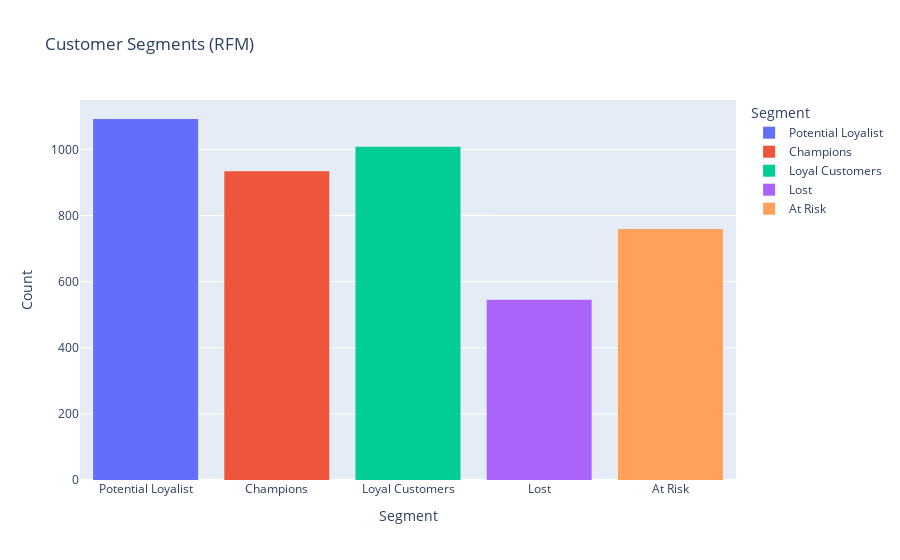

Notebook cell for this chart:
### Code cell
fig = px.histogram(rfm, x='Segment', color='Segment', title='Customer Segments (RFM)')
fig.update_layout(xaxis_title='Segment', yaxis_title='Count')
fig.show()

### Figure 1 — Plotly figure (JSON) as saved in the notebook; plotly's stock layout.template omitted (floating-point values rounded to 4 significant figures; data arrays with more than 128 entries replaced by an {"elided": "..."} marker saying what was removed)
{"data": [{"bingroup": "x", "hovertemplate": "Segment=%{x}<br>count=%{y}<extra></extra>", "legendgroup": "Potential Loyalist", "marker": {"color": "#636efa", "pattern": {"shape": ""}}, "name": "Potential Loyalist", "orientation": "v", "showlegend": true, "type": "histogram", "x": {"elided": "1092 str values"}, "xaxis": "x", "yaxis": "y"}, {"bingroup": "x", "hovertemplate": "Segment=%{x}<br>count=%{y}<extra></extra>", "legendgroup": "Champions", "marker": {"color": "#EF553B", "pattern": {"shape": ""}}, "name": "Champions", "orientation": "v", "showlegend": true, "type": "histogram", "x": {"elided": "934 str values"}, "xaxis": "x", "yaxis": "y"}, {"bingroup": "x", "hovertemplate": "Segment=%{x}<br>count=%{y}<extra></extra>", "legendgroup": "Loyal Customers", "marker": {"color": "#00cc96", "pattern": {"shape": ""}}, "name": "Loyal Customers", "orientation": "v", "showlegend": true, "type": "histogram", "x": {"elided": "1008 str values"}, "xaxis": "x", "yaxis": "y"}, {"bingroup": "x", "hovertemplate": "Segment=%{x}<br>count=%{y}<extra></extra>", "legendgroup": "Lost", "marker": {"color": "#ab63fa", "pattern": {"shape": ""}}, "name": "Lost", "orientation": "v", "showlegend": true, "type": "histogram", "x": {"elided": "545 str values"}, "xaxis": "x", "yaxis": "y"}, {"bingroup": "x", "hovertemplate": "Segment=%{x}<br>count=%{y}<extra></extra>", "legendgroup": "At Risk", "marker": {"color": "#FFA15A", "pattern": {"shape": ""}}, "name": "At Risk", "orientation": "v", "showlegend": true, "type": "histogram", "x": {"elided": "759 str values"}, "xaxis": "x", "yaxis": "y"}], "layout": {"barmode": "relative", "legend": {"title": {"text": "Segment"}, "tracegroupgap": 0}, "title": {"text": "Customer Segments (RFM)"}, "xaxis": {"anchor": "y", "categoryarray": ["Potential Loyalist", "Champions", "Loyal Customers", "Lost", "At Risk"], "categoryorder": "array", "domain": [0, 1], "title": {"text": "Segment"}}, "yaxis": {"anchor": "x", "domain": [0, 1], "title": {"text": "Count"}}}}
